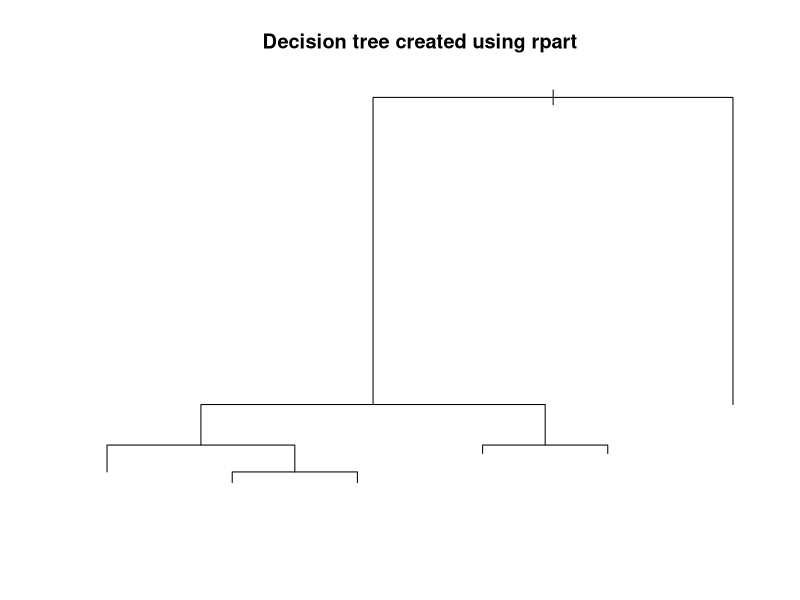
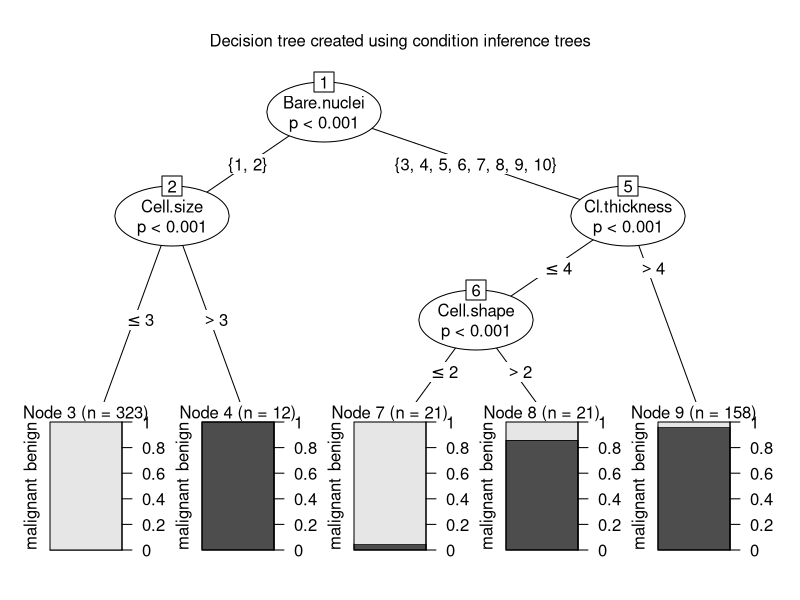
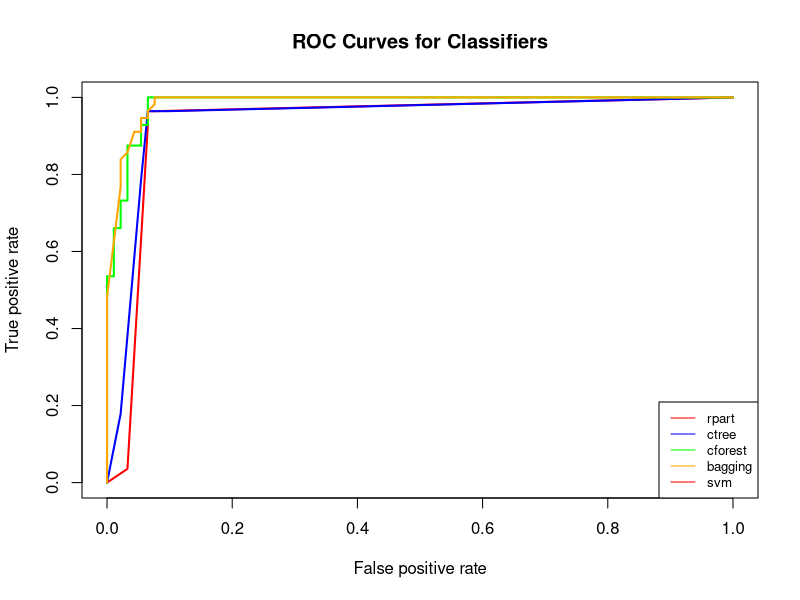
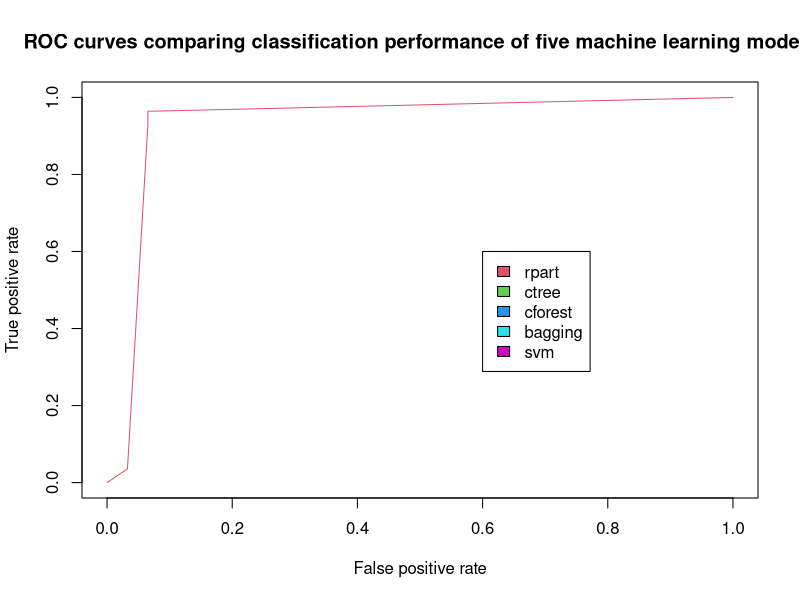
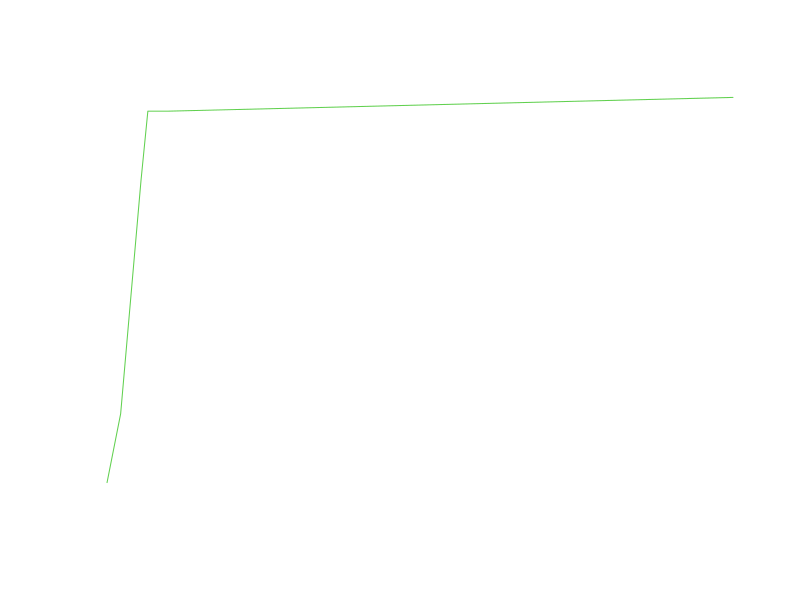
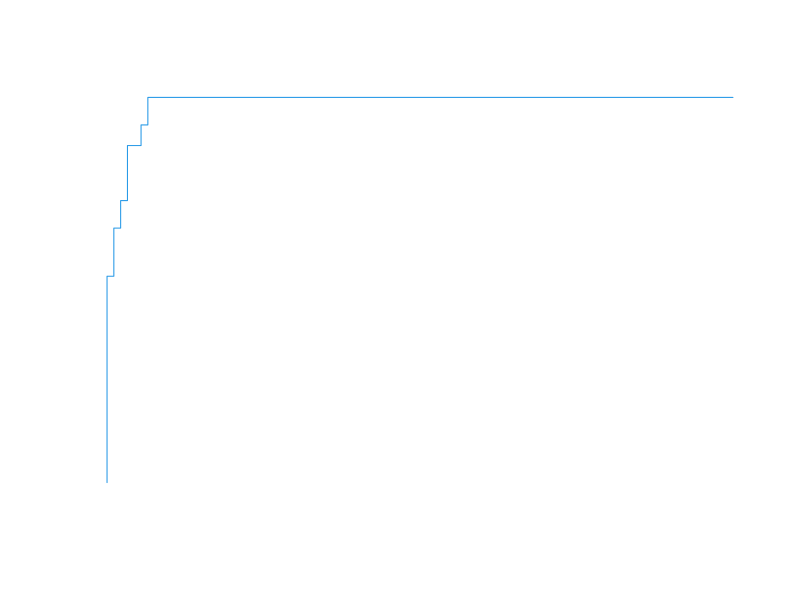
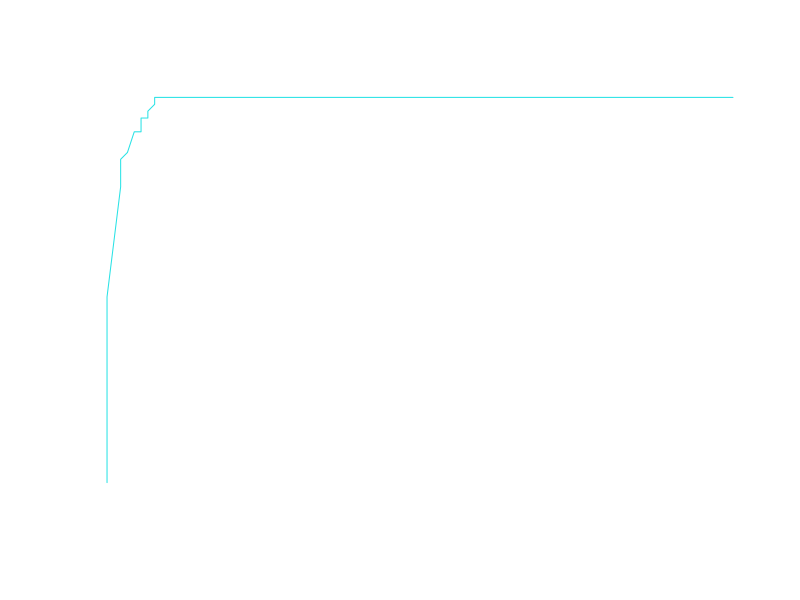

Write R code to recreate these figures, in order.
## ---- chunk 1

library(mlbench)
library(rpart)
require(party)
require(ipred)
require(e1071)
## ---- chunk 2
# Load breast cancer dataset
data("BreastCancer")
head(BreastCancer)

# some algorithms don't like missing values, so remove rows with missing values
BreastCancer <- na.omit(BreastCancer) 
# remove the unique identifier, which is useless and would confuse the machine learning algorithms
BreastCancer$Id <- NULL 
# partition the data set for 80% training and 20% evaluation (adapted from ?randomForest)
set.seed(2)

## ---- chunk 3
# partition the data set for 80% training and 20% evaluation (adapted from ?randomForest)
set.seed(2)
ind <- sample(2, nrow(BreastCancer), replace = TRUE, prob=c(0.8, 0.2))

# create model using recursive partitioning on the training data set
require(rpart)
x.rp <- rpart(Class ~ ., data=BreastCancer[ind == 1,])
# predict classes for the evaluation data set
x.rp.pred <- predict(x.rp, type="class", newdata=BreastCancer[ind == 2,])
# score the evaluation data set (extract the probabilities)
x.rp.prob <- predict(x.rp, type="prob", newdata=BreastCancer[ind == 2,])
plot(x.rp, main="Decision tree created using rpart")

# Show the confusion matrix
library(caret)

# Assuming you have the predicted values (x.rp.pred) and the actual target values (BreastCancer$Class[ind == 2])

# Confusion Matrix
confusion_matrix <- confusionMatrix(data = x.rp.pred, reference = BreastCancer$Class[ind == 2])

# Accuracy
accuracy <- confusion_matrix$overall['Accuracy']

# Recall (Sensitivity)
recall <- confusion_matrix$byClass['Sensitivity']

# Print the results
print(confusion_matrix)
cat("Accuracy:", accuracy, "\n")
cat("Recall:", recall, "\n")

## ---- chunk 4
# create model using conditional inference trees
require(party)
x.ct <- ctree(Class ~ ., data=BreastCancer[ind == 1,])
x.ct.pred <- predict(x.ct, newdata=BreastCancer[ind == 2,])
x.ct.prob <-  1- unlist(treeresponse(x.ct, BreastCancer[ind == 2,]), use.names=F)[seq(1,nrow(BreastCancer[ind == 2,])*2,2)]

# To view the decision tree, uncomment this line.
plot(x.ct, main="Decision tree created using condition inference trees")

# Create confusion matrix
conf_matrix <- table(x.ct.pred, BreastCancer$Class[ind == 2])

# Calculate accuracy
accuracy <- sum(diag(conf_matrix)) / sum(conf_matrix)

# Calculate recall (sensitivity)
recall <- sensitivity(conf_matrix)

# Print confusion matrix, accuracy, and recall
print("Confusion Matrix:")
print(conf_matrix)
cat("Accuracy:", accuracy, "\n")
cat("Recall:", recall, "\n")
## ---- chunk 5
# create model using random forest and bagging ensemble using conditional inference trees
x.cf <- cforest(Class ~ ., data=BreastCancer[ind == 1,], control = cforest_unbiased(mtry = ncol(BreastCancer)-2))
x.cf.pred <- predict(x.cf, newdata=BreastCancer[ind == 2,])
x.cf.prob <-  1- unlist(treeresponse(x.cf, BreastCancer[ind == 2,]), use.names=F)[seq(1,nrow(BreastCancer[ind == 2,])*2,2)]

# Create confusion matrix
conf_matrix_rf <- table(x.cf.pred, BreastCancer$Class[ind == 2])

# Calculate accuracy for random forest
accuracy_rf <- sum(diag(conf_matrix_rf)) / sum(conf_matrix_rf)

# Calculate recall (sensitivity) for random forest
recall_rf <- sensitivity(conf_matrix_rf)
# Print confusion matrix, accuracy, and recall for random forest
print("Random Forest Confusion Matrix:")
print(conf_matrix_rf)
cat("Random Forest Accuracy:", accuracy_rf, "\n")
cat("Random Forest Recall:", recall_rf, "\n")
## ---- chunk 6
# create model using bagging (bootstrap aggregating)
require(ipred)
x.ip <- bagging(Class ~ ., data = BreastCancer[ind == 1,])

# Predict probabilities for the evaluation data set
x.ip.prob <- predict(x.ip, newdata = BreastCancer[ind == 2,], type = "prob")

## ---- chunk 7
# create model using svm (support vector machine)
require(e1071)

# svm requires tuning
x.svm.tune <- tune(svm, Class~., data = BreastCancer[ind == 1,],
                   ranges = list(gamma = 2^(-8:1), cost = 2^(0:4)),
                   tunecontrol = tune.control(sampling = "fix"))
# display the tuning results (in text format)
x.svm.tune
## ---- chunk 8
# If the tuning results are on the margin of the parameters (e.g., gamma = 2^-8), 
# then widen the parameters.
# I manually copied the cost and gamma from console messages above to parameters below.
x.svm <- svm(Class~., data = BreastCancer[ind == 1,], cost=4, gamma=0.0625, probability = TRUE)
x.svm.prob <- predict(x.svm, type="prob", newdata=BreastCancer[ind == 2,], probability = TRUE)
## ---- chunk 9
# Train SVM model with specified parameters
x.svm <- svm(Class ~ ., data = BreastCancer[ind == 1,], cost = 4, gamma = 0.0625, probability = TRUE)

# Predict class probabilities for the evaluation data set
x.svm.prob <- matrix(c(x.svm.prob, 1 - x.svm.prob), ncol = 2, byrow = FALSE)

# Convert the class labels to character
BreastCancer[ind == 2, "Class"] <- as.character(BreastCancer[ind == 2, "Class"])

# Convert the predicted probabilities to numeric
x.svm.prob <- as.numeric(x.svm.prob)

# Predict classes based on probabilities (assuming binary classification)
x.svm.pred <- ifelse(x.svm.prob > 0.5, "1", "2")

# Check the dimensions of x.svm.prob
dim(x.svm.prob)  # This should print the dimensions of the x.svm.prob object
# Check the structure of x.svm.prob
str(x.svm.prob)

# Check the first few elements of x.svm.prob
head(x.svm.prob)
# Assuming binary classification
# Convert predicted probabilities to class predictions
x.svm.pred <- ifelse(x.svm.prob > 0.5, "1", "2")

# Load required library for confusion matrix
library(caret)
true_labels <- BreastCancer$Class[ind == 2]
# Convert true_labels to factor with levels "1" and "2"
true_labels <- factor(true_labels, levels = c("1", "2"))

# Convert x.svm.pred to factor with levels "1" and "2"
x.svm.pred <- factor(x.svm.pred, levels = c("1", "2"))

# Ensure both vectors have the same length
min_len <- min(length(true_labels), length(x.svm.pred))
true_labels <- true_labels[1:min_len]
x.svm.pred <- x.svm.pred[1:min_len]

# Create confusion matrix
conf_matrix <- confusionMatrix(data = x.svm.pred, reference = true_labels)

# Print confusion matrix
print(conf_matrix)

# Extract accuracy
accuracy <- conf_matrix$overall['Accuracy']

# Calculate recall (Sensitivity)
recall <- conf_matrix$byClass['Sensitivity']

# Print accuracy and recall
print(paste("Accuracy:", accuracy))
print(paste("Recall:", recall))



## ---- chunk 10
dim(x.ip.prob)
length(BreastCancer$Class[ind == 2])


## ---- chunk 11
# Load required library
# Load required library
library(ROCR)
x.svm.pred 
# Create prediction objects for each classifier
pred_rpart <- prediction(x.rp.prob[,2], BreastCancer$Class[ind == 2])
pred_ctree <- prediction(x.ct.prob, BreastCancer$Class[ind == 2])
pred_cforest <- prediction(x.cf.prob, BreastCancer$Class[ind == 2])
pred_bagging <- prediction(x.ip.prob[, 2], BreastCancer$Class[ind == 2])





# Create performance objects
perf_rpart <- performance(pred_rpart, "tpr", "fpr")
perf_ctree <- performance(pred_ctree, "tpr", "fpr")
perf_cforest <- performance(pred_cforest, "tpr", "fpr")
perf_bagging <- performance(pred_bagging, "tpr", "fpr")


# Plot ROC curves
plot(perf_rpart, col="red", main="ROC Curves for Classifiers", lwd=2)
plot(perf_ctree, col="blue", add=TRUE, lwd=2)
plot(perf_cforest, col="green", add=TRUE, lwd=2)
plot(perf_bagging, col="orange", add=TRUE, lwd=2)
legend("bottomright", legend=c('rpart', 'ctree', 'cforest', 'bagging', 'svm'), 
       col=c("red", "blue", "green", "orange"), lty=1, cex=0.8)

# Save the current plot to a PNG file
png(filename="roc_curve_5_models.png", width=700, height=700)
## ---- chunk 12
# Load the ROCR package which draws the ROC curves
library(ROCR)

# Create an ROCR prediction object from rpart() probabilities
x.rp.prob.rocr <- prediction(x.rp.prob[,2], BreastCancer[ind == 2,'Class'])
# Prepare an ROCR performance object for ROC curve (tpr=true positive rate, fpr=false positive rate)
x.rp.perf <- performance(x.rp.prob.rocr, "tpr", "fpr")
# Plot it
plot(x.rp.perf, col=2, main="ROC curves comparing classification performance of five machine learning models")
# Draw a legend.
legend(0.6, 0.6, c('rpart', 'ctree', 'cforest', 'bagging', 'svm'), 2:6)
## ---- chunk 13
# Initialize a new plot
plot.new()
# ctree
x.ct.prob.rocr <- prediction(x.ct.prob, BreastCancer[ind == 2,'Class'])
x.ct.perf <- performance(x.ct.prob.rocr, "tpr", "fpr")
# add=TRUE draws on the existing chart 
plot(x.ct.perf, col=3, add=TRUE)
## ---- chunk 14
# Initialize a new plot
plot.new()
# cforest
x.cf.prob.rocr <- prediction(x.cf.prob, BreastCancer[ind == 2,'Class'])
x.cf.perf <- performance(x.cf.prob.rocr, "tpr", "fpr")
plot(x.cf.perf, col=4, add=TRUE)
## ---- chunk 15
# Bagging
x.ip.prob.rocr <- prediction(x.ip.prob[,2], BreastCancer[ind == 2,'Class'])
x.ip.perf <- performance(x.ip.prob.rocr, "tpr", "fpr")
plot.new()
plot(x.ip.perf, col=5, add=TRUE)

# Close the PNG file
dev.off()
